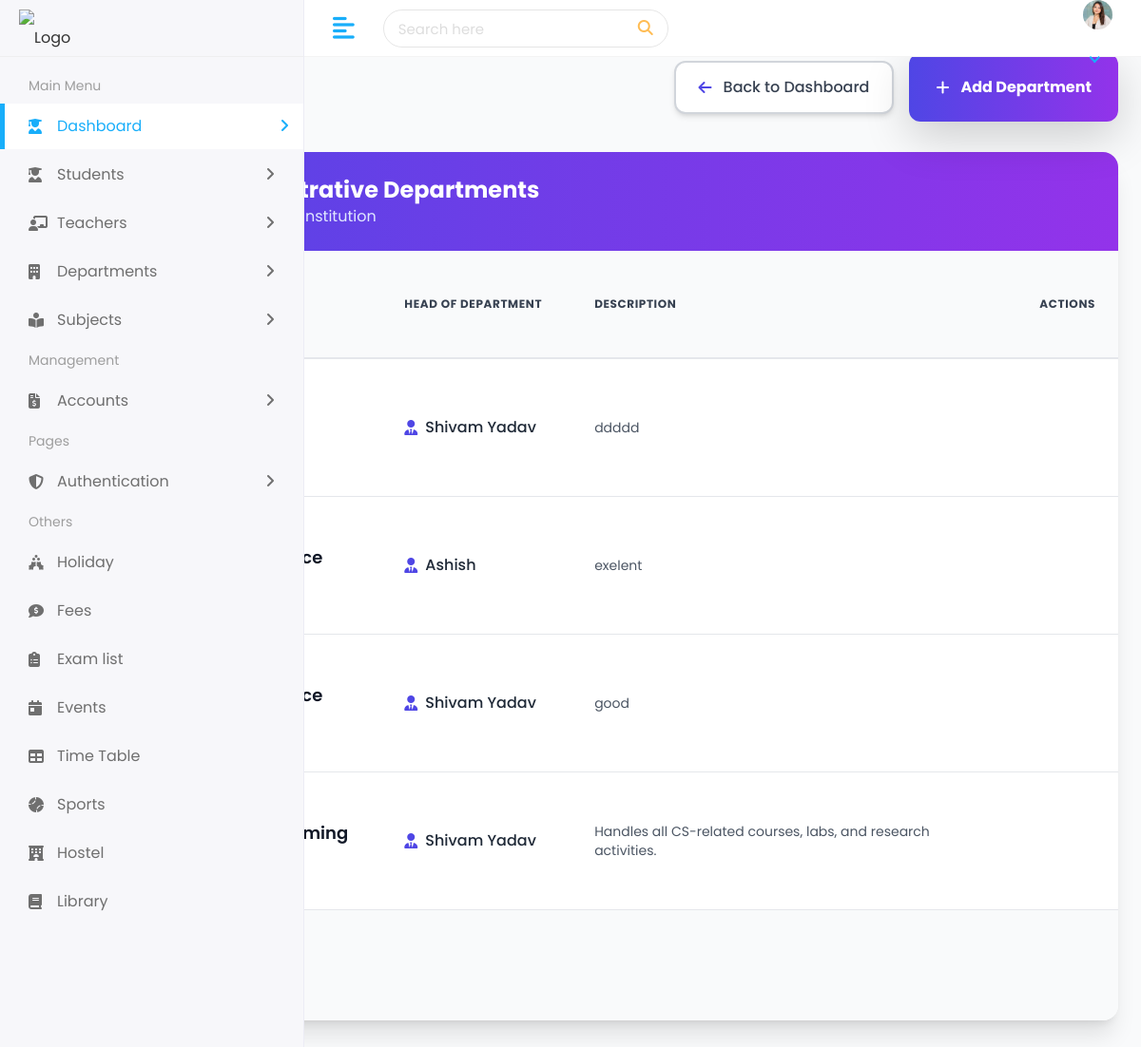
The page /student/departments/ on the database its author committed.
### student/models.py (models this page shows, shortened)
class Department(models.Model):
    name = models.CharField(max_length=200)
    head = models.CharField(max_length=200, blank=True, null=True)
    description = models.TextField(blank=True, null=True)
    created_at = models.DateTimeField(auto_now_add=True)

### student/views.py (the view)
# urls.py: path('departments/', views.departments_view, name='departments'),
def departments_view(request):
    dept_list = Department.objects.all().order_by('-created_at')
    if request.user.is_authenticated:
        unread_notifications = Notification.objects.filter(user=request.user, is_read=False)
        unread_count = unread_notifications.count()
    else:
        unread_notifications = []
        unread_count = 0
    context = {
        'departments': dept_list,
        'unread_notification': unread_notifications,
        'unread_notification_count': unread_count,
        'user': request.user,
    }
    return render(request, 'departments.html', context)

### templates/departments.html (shortened to what this page needs)
{% extends 'Home/base.html' %}
{% load static %}
{% block body %}
<div class="min-h-screen bg-gray-50 py-8 px-4">
    <div class="max-w-6xl mx-auto">
        <div class="flex flex-col sm:flex-row sm:items-center sm:justify-between mb-8">
            <div>
                <h1 class="text-3xl font-bold text-gray-900">All Departments</h1>
                <nav class="flex mt-2 text-sm text-gray-600">
                    <a href="{% url 'dashboard' %}" class="hover:text-indigo-600">Dashboard</a>
                    <span class="mx-2">/</span>
                    <span class="text-indigo-600 font-medium">Departments</span>
                </nav>
            </div>
            <div class="mt-4 sm:mt-0 flex items-center space-x-4">
                <a href="{% url 'dashboard' %}"
                   class="flex items-center space-x-3 px-6 py-3.5 bg-white border-2 border-gray-300 rounded-xl shadow-md hover:shadow-lg hover:border-gray-400 hover:bg-gray-50 font-medium text-gray-700 transition-all duration-200 transform hover:-translate-x-1">
                    <i class="fas fa-arrow-left text-indigo-600"></i>
                    <span>Back to Dashboard</span>
                </a>
                <a href="{% url 'add_department' %}"
                   class="px-7 py-4 bg-gradient-to-r from-indigo-600 to-purple-600 hover:from-indigo-700 hover:to-purple-700 text-white font-bold rounded-xl shadow-lg flex items-center space-x-3 transform hover:scale-105 transition duration-300">
                    <i class="fas fa-plus"></i>
                    <span>Add Department</span>
                </a>
            </div>
        </div>
        <div class="bg-white rounded-2xl shadow-xl overflow-hidden">
            <div class="px-8 py-6 bg-gradient-to-r from-indigo-600 to-purple-600">
                <h2 class="text-2xl font-bold text-white">Academic & Administrative Departments</h2>
                <p class="text-indigo-100">Manage all departments in your institution</p>
            </div>
            <div class="overflow-x-auto">
                <table class="w-full">
                    <thead class="bg-gray-50 border-b-2 border-gray-200">
                        <tr>
                            <th class="px-6 py-5 text-left text-xs font-bold text-gray-700 uppercase tracking-wider">#</th>
                            <th class="px-6 py-5 text-left text-xs font-bold text-gray-700 uppercase tracking-wider">Department</th>
                            <th class="px-6 py-5 text-left text-xs font-bold text-gray-700 uppercase tracking-wider">Head of Department</th>
                            <th class="px-6 py-5 text-left text-xs font-bold text-gray-700 uppercase tracking-wider">Description</th>
                            <th class="px-6 py-5 text-right text-xs font-bold text-gray-700 uppercase tracking-wider">Actions</th>
                        </tr>
                    </thead>
                    <tbody class="divide-y divide-gray-200">
                        {% for dept in departments %}
                        <tr class="hover:bg-indigo-50 transition duration-200 group">
                            <td class="px-6 py-5 text-sm font-medium text-gray-600">{{ forloop.counter }}</td>
                            <td class="px-6 py-5">
                                <div class="flex items-center space-x-3">
                                    <div class="w-12 h-12 bg-gradient-to-br from-indigo-500 to-purple-600 rounded-full flex items-center justify-center text-white font-bold shadow-md">
                                    </div>
                                    <div>
                                        <p class="text-lg font-semibold text-gray-900">{{ dept.name }}</p>
                                        <p class="text-xs text-gray-500">ID: {{ dept.id }}</p>
                                    </div>
                                </div>
                            </td>
                            <td class="px-6 py-5">
                                {% if dept.head %}
                                    <div class="flex items-center space-x-2">
                                        <i class="fas fa-user-tie text-indigo-600"></i>
                                        <span class="font-medium text-gray-800">{{ dept.head }}</span>
                                    </div>
                                {% else %}
                                    <span class="text-gray-400 italic">Not Assigned</span>
                                {% endif %}
                            </td>
                            <td class="px-6 py-5 text-sm text-gray-600 max-w-md">
                                {{ dept.description|default:"No description provided"|truncatechars:80 }}
                            </td>
                            <td class="px-6 py-5 text-right">
                            </td>
                        </tr>
                        {% endfor %}
                    </tbody>
                </table>
            </div>
            {% if departments %}
            <div class="px-8 py-5 bg-gray-50 border-t border-gray-200">
                <p class="text-sm text-gray-600">
                    Total Departments: <span class="font-bold text-indigo-600">{{ departments|length }}</span>
                </p>
            </div>
            {% endif %}
        </div>
    </div>
</div>
<script src="https://cdn.tailwindcss.com"></script>
{% endblock %}

### static/assets/css/style.css (style rules this page uses)
html { height: 100%; }
body { background-color: #fff; color: #333; font-family: 'Poppins', sans-serif; font-size: 1rem; height: 100%; line-height: 1.5; overflow-x: hidden; }
h1, h2, h3, h4, h5, h6 { font-family: 'Poppins', sans-serif; margin-top: 0; }
.bg-white { background-color: #fff; }

### rows shown on the page
Department: head "Shivam Yadav", description "ddddd"
Department: head "Ashish", description "exelent"
Department: head "Shivam Yadav", description "good"
Department: head "Shivam Yadav", description "Handles all CS-related courses, labs, and research activities."
